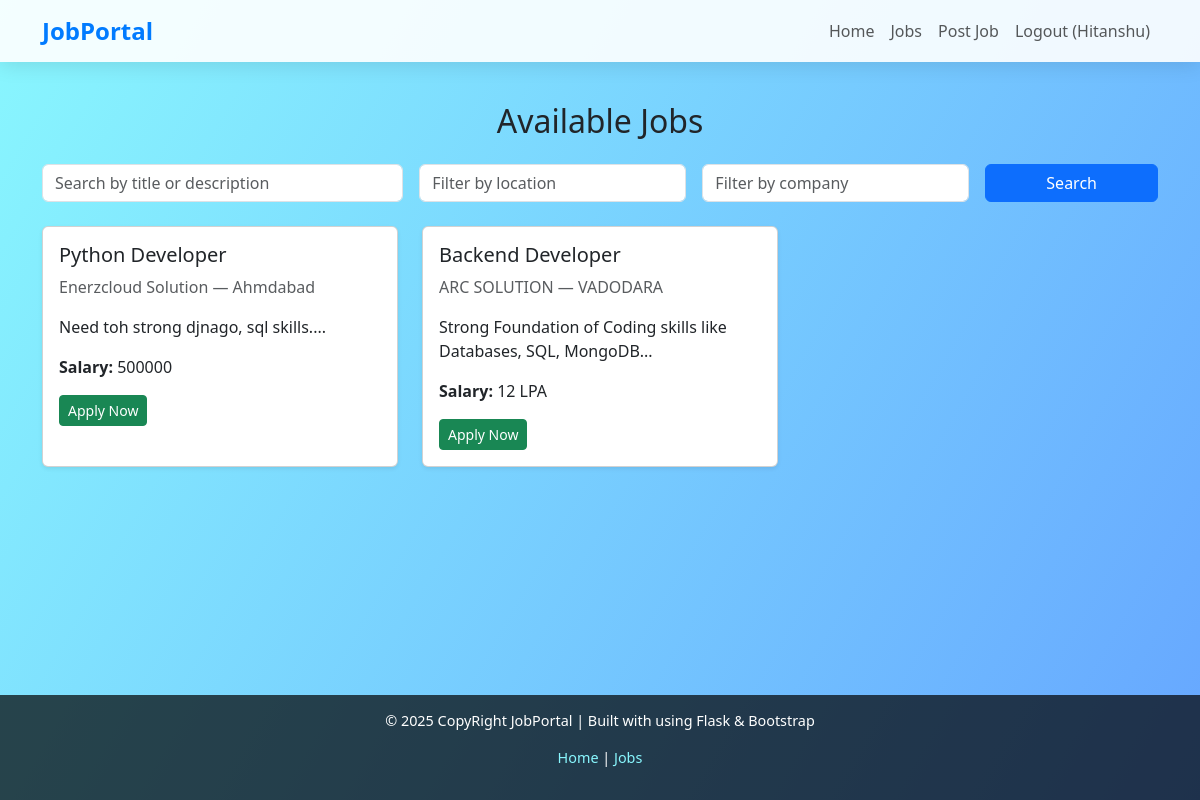
Screenshot of /jobs (signed in) with the database file from the repository.
### app.py (models this page shows)
class Job(db.Model):
    id = db.Column(db.Integer, primary_key=True)
    title = db.Column(db.String(200), nullable=False)
    description = db.Column(db.Text, nullable=False)
    salary = db.Column(db.String(50), nullable=True)
    location = db.Column(db.String(100), nullable=True)
    company = db.Column(db.String(150), nullable=True)

### app.py (the view)
@app.route('/jobs')
def view_jobs():
    search_query = request.args.get('search', '').strip()
    location_filter = request.args.get('location', '').strip()
    company_filter = request.args.get('company', '').strip()
    query = Job.query
    if search_query:
        query = query.filter(Job.title.ilike(f"%{search_query}%") | Job.description.ilike(f"%{search_query}%"))
    if location_filter:
        query = query.filter(Job.location.ilike(f"%{location_filter}%"))
    if company_filter:
        query = query.filter(Job.company.ilike(f"%{company_filter}%"))
    jobs = query.all()
    return render_template('jobs.html', jobs=jobs,
                           search_query=search_query,
                           location_filter=location_filter,
                           company_filter=company_filter)

### templates/jobs.html
{% extends 'base.html' %}
{% block content %}
<h2 class="text-center mb-4 animate__animated animate__fadeInDown">Available Jobs</h2>
<form method="get" action="{{ url_for('view_jobs') }}" class="row g-3 mb-4 animate__animated animate__fadeIn">
    <div class="col-md-4">
        <input type="text" name="search" value="{{ search_query }}" class="form-control" placeholder="Search by title or description">
    </div>
    <div class="col-md-3">
        <input type="text" name="location" value="{{ location_filter }}" class="form-control" placeholder="Filter by location">
    </div>
    <div class="col-md-3">
        <input type="text" name="company" value="{{ company_filter }}" class="form-control" placeholder="Filter by company">
    </div>
    <div class="col-md-2">
        <button type="submit" class="btn btn-primary w-100">Search</button>
    </div>
</form>
<div class="row">
    {% for job in jobs %}
        <div class="col-md-4 mb-4 animate__animated animate__fadeInUp">
            <div class="card shadow-sm h-100">
                <div class="card-body">
                    <h5 class="card-title">{{ job.title }}</h5>
                    <p class="card-text text-muted">{{ job.company }} — {{ job.location }}</p>
                    <p class="card-text">{{ job.description[:100] }}...</p>
                    <p><strong>Salary:</strong> {{ job.salary if job.salary else "Not specified" }}</p>
                    <a href="{{ url_for('apply_job', job_id=job.id) }}" class="btn btn-success btn-sm">Apply Now</a>
                </div>
            </div>
        </div>
    {% else %}
        <p class="text-center">No jobs found matching your criteria.</p>
    {% endfor %}
</div>
{% endblock %}

### templates/base.html (style rules this page uses)
body { background: linear-gradient(120deg, #89f7fe, #66a6ff); min-height: 100vh; display: flex; flex-direction: column; }

### rows the page displays
Job: title "Python Developer", company "Enerzcloud Solution", location "Ahmdabad", description "Need toh strong djnago, sql skills.", salary "500000"
Job: title "Backend Developer", company "ARC SOLUTION", location "VADODARA", description "Strong Foundation of Coding skills like Databases, SQL, MongoDB", salary "12 LPA"

### other values shown
{{ session['username'] }} "Hitanshu"
